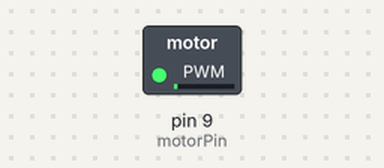
Bench run of a sketch on a simulated Arduino Uno, built with avr-gcc and run on an emulated ATmega328P. Shown: switched loads named in the sketch (green lamp = pin HIGH).

Above: at 0.05 s.
At 1.55 s:
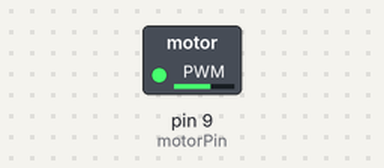
At 2.8 s:
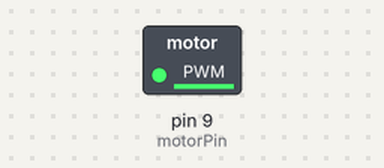
At 5.55 s:
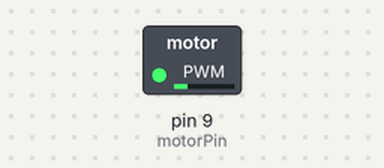
Timing chart, 0 to 9.3 s (numbered marks = the images above):
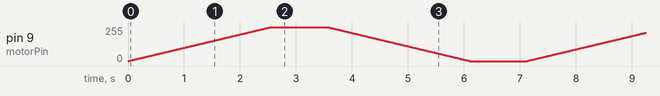

The sketch:

variableMotor.ino
```cpp
const int motorPin = 9;   //PWM as we want variable speeds

void setup()
{
  pinMode(motorPin, OUTPUT);    //Set as output
}

void loop()
{
  for(int i = 0; i <255; i++, delay(10))
  {
    analogWrite(motorPin, i);     //Write increasing voltage to motor
  }

  delay(1000);    //Hold at top speed for a second

  for(int i = 255; i >= 0; i--, delay(10))
  {
    analogWrite(motorPin, i);     //Write decreasing voltage to motor
  }

  delay(1000);    //Hold at motor stopped
}
```
